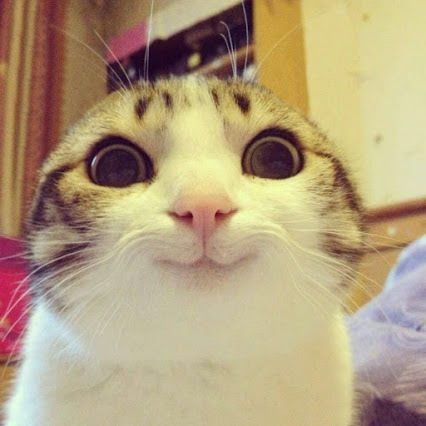
#> input picture blog/cat.jpg, 426 x 426 px, found by its file name
$ jupyter execute --allow-errors opencv-python8.ipynb   (shell and % lines are left out)
#> lines starting #> are read from the running program, lines starting #| are printed output that depends on the picture
### 改变色彩空间：cvtColor

[cell 1]
import cv2
import matplotlib.pyplot as plt

[cell 2]
img=cv2.imread("E:\cat.jpg") #bgr模式，默认
#> img is the input picture: shape (426, 426, 3); mean B, G, R 125.3, 159.1, 178.8
plt.imshow(img)

[cell 3]
plt.imshow(cv2.cvtColor(img,cv2.COLOR_BGR2GRAY),cmap='gray')#灰度图
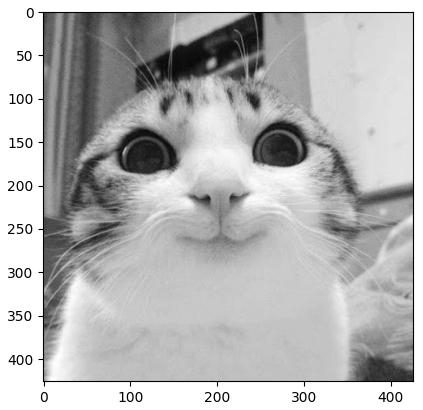
#> figure drawn by matplotlib, 1 panel

[cell 4]
plt.imshow(cv2.cvtColor(img,cv2.COLOR_BGR2RGB))#RGB模式


$ run again, with blog/rotman.jpg copied over blog/cat.jpg
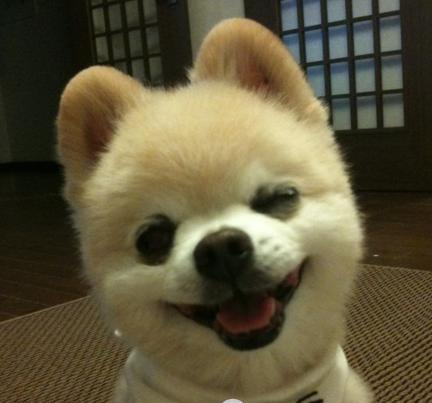
#> input picture blog/rotman.jpg, 432 x 403 px, found by its file name
#> img is the input picture: shape (403, 432, 3); mean B, G, R 60, 87, 95.1
#> `[cell 3] plt.imshow(cv2.cvtColor(img,cv2.COLOR_BGR2GRAY),cmap='gray')#..`:
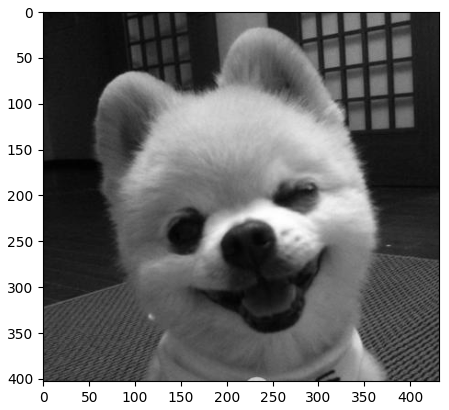
#> figure drawn by matplotlib, 1 panel

$ run again, with blog/sunny.jpg copied over blog/cat.jpg
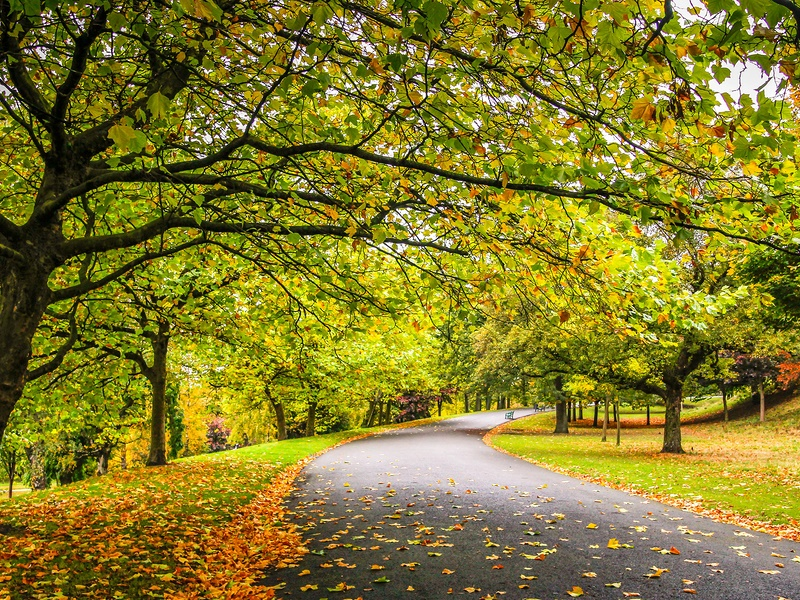
#> input picture blog/sunny.jpg, 800 x 600 px, found by its file name
#> img is the input picture: shape (600, 800, 3); mean B, G, R 42.3, 123.3, 131.7
#> `[cell 3] plt.imshow(cv2.cvtColor(img,cv2.COLOR_BGR2GRAY),cmap='gray')#..`:
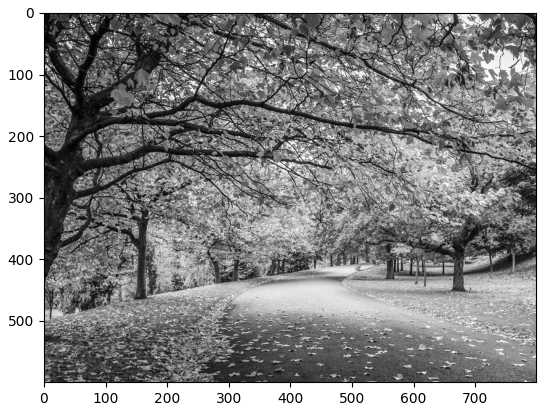
#> figure drawn by matplotlib, 1 panel
